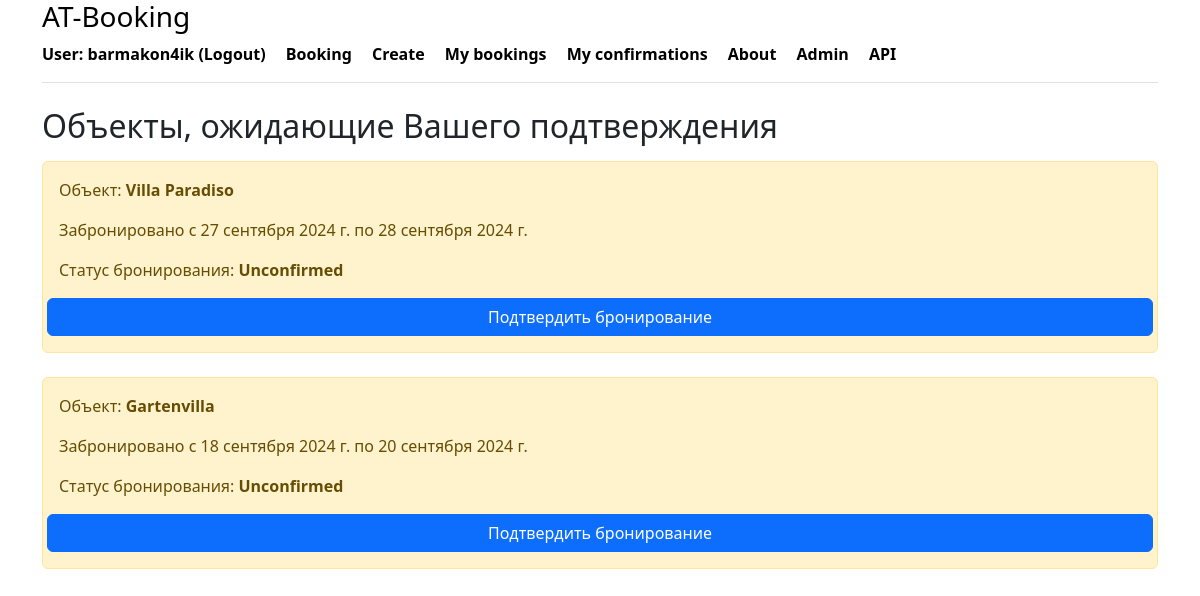
The page /my_confirmation/ (signed in) on the database as committed earlier.
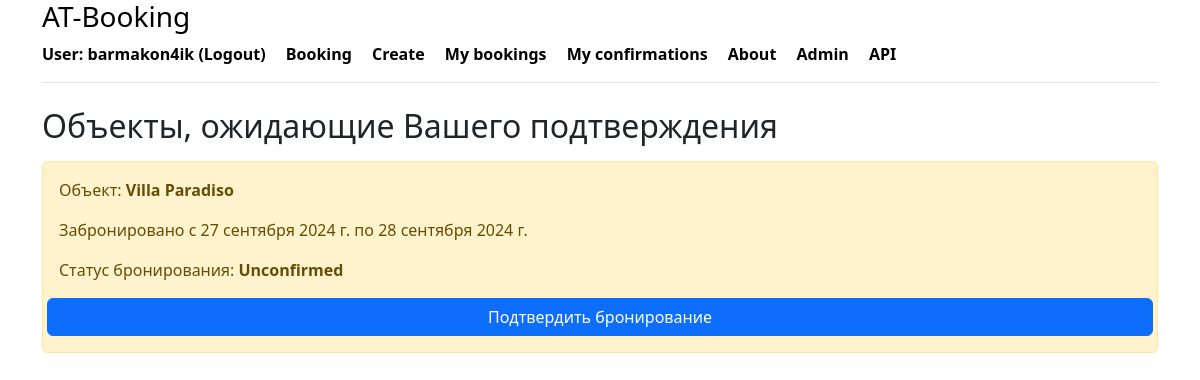
The same page on the database as committed later.
### booking/models.py (models this page shows, shortened)
class Booking(models.Model):
    class BookingStatus(models.TextChoices):
        CONFIRMED = 'CONFIRMED', _('Confirmed')
        PENDING = 'PENDING', _('Pending confirmation')
        CANCELED = 'CANCELED', _('Canceled')
        UNCONFIRMED = 'UNCONFIRMED', _('Unconfirmed')
    status = models.CharField(
        _('Status'),
        max_length=20,
        choices=BookingStatus.choices,
        default=BookingStatus.UNCONFIRMED
    ) # Статус бронирования
    owner = models.ForeignKey(
        User,
        on_delete=models.CASCADE,
        related_name='bookings'
    ) # Пользователь, который забронировал
    created_at = models.DateTimeField(
        auto_now_add=True
    ) # Дата создания бронирования
    date_from = models.DateField(
        _('Booking from'),
        null=True,
        blank=True) # Дата начала бронирования
    date_to = models.DateField(
        _('Booking to'),
        null=True,
        blank=True) # Дата окончания бронирования
    housing = models.ForeignKey(
        Housing,
        on_delete=models.CASCADE,
        related_name='bookings'
    )  # Жилье, которое было забронировано
    class Meta:
        verbose_name_plural = _('bookings')
        verbose_name = _('booking')
        indexes = [
            models.Index(fields=['status']),
            models.Index(fields=['date_from', 'date_to']),
        ]

class Housing(models.Model):
    class HousingType(models.TextChoices):
        APARTMENT = 'APARTMENT', 'Квартира'
        HOUSE = 'HOUSE', 'Дом'
        STUDIO = 'STUDIO', 'Студия'
        CASTLE = 'CASTLE', 'Замок'
        HOTEL = 'HOTEL', 'Гостиница'
        VILLA = 'VILLA', 'Вилла'
        COTTAGE = 'COTTAGE', 'Коттедж'
    name = models.CharField(_('Name of object'), max_length=100)
    type = models.CharField(
        _('Type of object'),
        max_length=20,
        choices=HousingType.choices,
        default=HousingType.APARTMENT
    )
    country = models.CharField(_('Country'), max_length=50)
    post_code = models.CharField(_('Postal code'), max_length=10)
    city = models.CharField(_('City'), max_length=50)
    street = models.CharField(_('Street'), max_length=50, null=True, blank=True)
    house_number = models.CharField(_('House number'), max_length=50, null=True, blank=True)
    rooms = models.IntegerField(_('Number of rooms'))
    description = models.TextField(_('Description'))
    price = models.DecimalField(_('Price'), max_digits=10, decimal_places=2)
    owner = models.ForeignKey(User, on_delete=models.CASCADE, related_name='owner_housings')
    is_visible = models.BooleanField(default=True)
    created_at = models.DateTimeField(auto_now_add=True)
    views = models.IntegerField(default=0)  # Поле для хранения количества просмотров
    class Meta:
        verbose_name_plural = _('housings')
        verbose_name = _('housing')
        indexes = [
            models.Index(fields=['type']),
            models.Index(fields=['price']),
        ]

### booking/views.py (the view)
# urls.py: path('my_confirmation/', my_confirmation, name='my_confirmation'),
@login_required
def my_confirmation(request):
    user = request.user
    if user.is_staff or user.is_superuser:
        bookings_status = Booking.objects.filter(status__in=['PENDING', 'UNCONFIRMED']).order_by('-created_at')
    else:
        bookings_status = Booking.objects.filter(
            housing__owner=user, status__in=['PENDING', 'UNCONFIRMED']
        ).order_by('-created_at')
    return render(request, 'booking/my_confirmation.html', {'bookings_status': bookings_status})

### booking/templates/booking/my_confirmation.html (shortened to what this page needs)
{% extends 'booking/base.html' %}
{% block content %}
    <h2>Объекты, ожидающие Вашего подтверждения</h2>
    {% if bookings_status %}
        <ul class="list-group">
            {% for booking_status in bookings_status %}
                <div class="alert alert-warning mt-2">
                        <p>Объект: <strong>{{ booking_status.housing.name }}</strong></p>
                        <p>Забронировано с {{ booking_status.date_from }} по {{ booking_status.date_to }}</p>
                        <p>Статус бронирования: <strong>{{ booking_status.get_status_display }}</strong></p>
                    <div class="row">
                        <a href="{% url 'change_booking_status' booking_status.id %}" class="btn btn-primary">Подтвердить бронирование</a>
                    </div>
                </div>
            {% endfor %}
        </ul>
    {% else %}
        <div class="alert alert-warning mt-2">
            <p>У вас нет объектов, ожидающих изменение статуса бронирования.</p>
        </div>
    {% endif %}
{% endblock %}

Rows that differ between the two databases and show on the page:
no longer on this page (row edited): Booking: housing.name "Gartenvilla", date_from "18 сентября 2024 г.", date_to "20 сентября 2024 г.", status "Unconfirmed"
